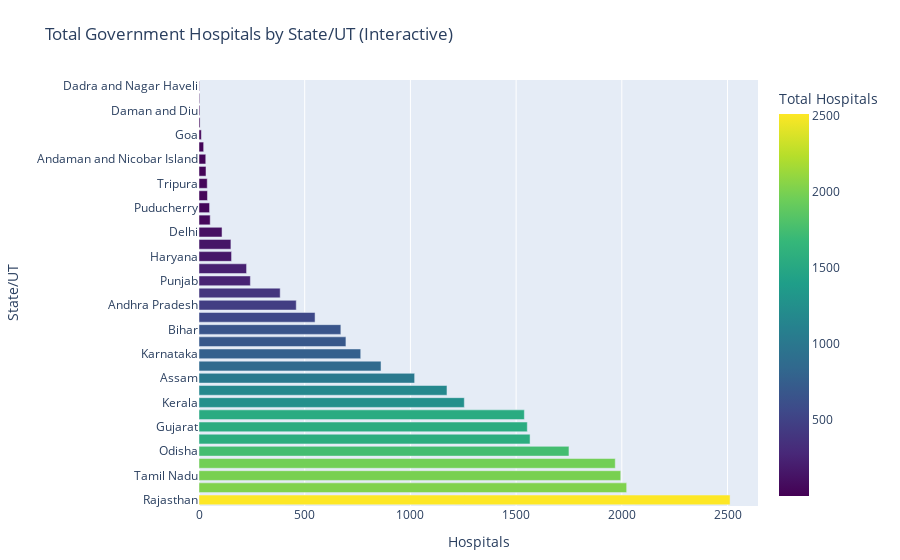

Notebook cell for this chart:
### Markdown cell above
## Using Plotly for interactive charts

### Code cell
import plotly.express as px
dataset = dataset[dataset['india/state/ut'].str.lower() != 'india'] ## as it creates an outlier
dataset = dataset.sort_values('number_of_total_hospitals_govt', ascending=False)
fig = px.bar(
    dataset,
    x='number_of_total_hospitals_govt',
    y='india/state/ut',
    orientation='h',  # horizontal bars
    title='Total Government Hospitals by State/UT (Interactive)',
    labels={'number_of_total_hospitals_govt': 'Total Hospitals', 'stateutdivision': 'State/UT'},
    color='number_of_total_hospitals_govt',
    color_continuous_scale='Viridis',
    hover_data=['number_of_rural_hospitals_govt', 'number_of_urban_hospitals_govt', 'number_of_beds_in_total_hospitals_govt']
)
fig.update_layout(
    xaxis_title='Hospitals',
    yaxis_title='State/UT',
    height=700,
    margin=dict(l=120, r=50, t=80, b=50)
)
fig.show()

### Figure 1 — Plotly figure (JSON) as saved in the notebook; plotly's stock layout.template omitted (floating-point values rounded to 4 significant figures)
{"data": [{"alignmentgroup": "True", "customdata": [[2041, 471, 38617], [1903, 120, 10770], [1614, 381, 62229], [1402, 567, 7318], [1659, 91, 16683], [1272, 294, 77210], [1476, 77, 35470], [1157, 382, 30302], [1091, 164, 37021], [309, 864, 47217], [985, 35, 10179], [515, 346, 56384], [423, 342, 51986], [666, 29, 7965], [565, 106, 13231], [545, 4, 5414], [308, 152, 37961], [382, 2, 5010], [98, 145, 11419], [217, 8, 1385], [61, 93, 7879], [98, 53, 8485], [0, 109, 22961], [21, 32, 2427], [27, 23, 2103], [29, 11, 2957], [18, 21, 3485], [30, 3, 1560], [31, 1, 1075], [12, 10, 1064], [8, 3, 2510], [0, 5, 1750], [0, 4, 200], [3, null, 120], [1, 1, 281]], "hovertemplate": "Total Hospitals=%{marker.color}<br>india/state/ut=%{y}<br>number_of_rural_hospitals_govt=%{customdata[0]}<br>number_of_urban_hospitals_govt=%{customdata[1]}<br>number_of_beds_in_total_hospitals_govt=%{customdata[2]}<extra></extra>", "legendgroup": "", "marker": {"color": [2512, 2023, 1995, 1969, 1750, 1566, 1553, 1539, 1255, 1173, 1020, 861, 765, 695, 671, 549, 460, 384, 243, 225, 154, 151, 109, 53, 50, 40, 39, 33, 32, 22, 11, 5, 4, 3, 2], "coloraxis": "coloraxis", "pattern": {"shape": ""}}, "name": "", "offsetgroup": "", "orientation": "h", "showlegend": false, "textposition": "auto", "type": "bar", "x": [2512, 2023, 1995, 1969, 1750, 1566, 1553, 1539, 1255, 1173, 1020, 861, 765, 695, 671, 549, 460, 384, 243, 225, 154, 151, 109, 53, 50, 40, 39, 33, 32, 22, 11, 5, 4, 3, 2], "xaxis": "x", "y": ["Rajasthan", "Chhattisgarh", "Tamil Nadu", "Jammu and Kashmir", "Odisha", "West Bengal", "Gujarat", "Madhya Pradesh", "Kerala", "Maharashtra", "Assam", "Uttar Pradesh", "Karnataka", "Uttarakhand", "Bihar", "Jharkhand", "Andhra Pradesh", "Arunachal Pradesh", "Punjab", "Manipur", "Haryana", "Himachal Pradesh", "Delhi", "Nagaland", "Puducherry", "Meghalaya", "Tripura", "Sikkim", "Andaman and Nicobar Island", "Mizoram", "Goa", "Chandigarh", "Daman and Diu", "Lakshadweep", "Dadra and Nagar Haveli"], "yaxis": "y"}], "layout": {"autosize": true, "barmode": "relative", "coloraxis": {"colorbar": {"title": {"text": "Total Hospitals"}}, "colorscale": [[0, "#440154"], [0.1111, "#482878"], [0.2222, "#3e4989"], [0.3333, "#31688e"], [0.4444, "#26828e"], [0.5556, "#1f9e89"], [0.6667, "#35b779"], [0.7778, "#6ece58"], [0.8889, "#b5de2b"], [1, "#fde725"]]}, "legend": {"tracegroupgap": 0}, "margin": {"b": 50, "l": 120, "r": 50, "t": 80}, "title": {"text": "Total Government Hospitals by State/UT (Interactive)"}, "xaxis": {"anchor": "y", "autorange": true, "domain": [0, 1], "range": [0, 2644.0], "title": {"text": "Hospitals"}, "type": "linear"}, "yaxis": {"anchor": "x", "autorange": true, "domain": [0, 1], "range": [-0.5, 34.5], "title": {"text": "State/UT"}, "type": "category"}}}
